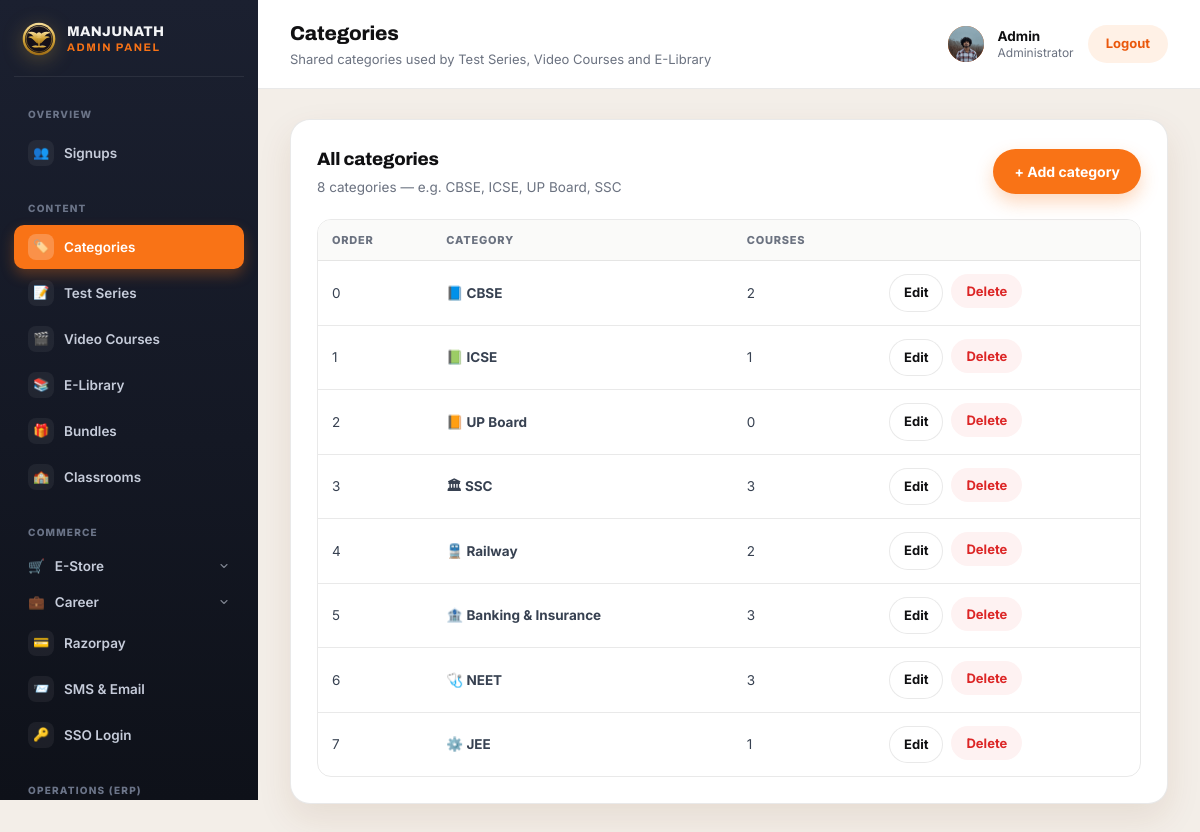
/panel/categories/ (signed in), run on the app's committed database.
### myapp/models.py (models this page shows, shortened)
class CustomUser(AbstractBaseUser, PermissionsMixin):
    GENDER_CHOICES = [
        ('male', 'Male'),
        ('female', 'Female'),
        ('other', 'Other'),
    ]
    name = models.CharField(max_length=150)
    email = models.EmailField(unique=True)
    number = models.CharField(max_length=15)
    age = models.PositiveIntegerField(null=True, blank=True)
    gender = models.CharField(max_length=10, choices=GENDER_CHOICES, blank=True)
    state = models.CharField(max_length=100, blank=True)
    city = models.CharField(max_length=100, blank=True)
    profile_picture = models.ImageField(upload_to='profile_pictures/', blank=True, null=True)
    is_active = models.BooleanField(default=True)
    is_staff = models.BooleanField(default=False)
    date_joined = models.DateTimeField(auto_now_add=True)
    objects = CustomUserManager()
    USERNAME_FIELD = 'email'
    REQUIRED_FIELDS = ['name', 'number']

class Category(models.Model):
    name = models.CharField(max_length=100, unique=True)
    icon = models.CharField(max_length=10, blank=True, help_text='Optional emoji icon, e.g. 📘')
    order = models.PositiveIntegerField(default=0)
    class Meta:
        ordering = ['order', 'name']
        verbose_name_plural = 'Categories'

### myapp/views.py (the view)
# urls.py: path('panel/categories/', views.panel_category_list, name='panel_category_list'),
@login_required(login_url='login')
@user_passes_test(_is_staff, login_url='login')
def panel_category_list(request):
    categories = Category.objects.all()
    return render(request, 'myapp/panel/category_list.html', {'categories': categories})

### myapp/context_processors.py (called while the page is built)
def site_settings(request):
    return {
        'site_settings': SiteSettings.load(),
        'top_notifications': Notification.objects.filter(is_active=True),
        'chatbot_settings': ChatbotSettings.load(),
        'chatbot_questions': ChatbotQuestion.objects.filter(is_active=True),
        'hero': HeroSection.load(),
        'daily_current_card': DailyUpdateCard.load(DailyUpdateCard.CURRENT_AFFAIRS),
        'daily_news_card': DailyUpdateCard.load(DailyUpdateCard.DAILY_NEWS),
        'pwa_settings': PWASettings.load(),
        'sso_settings': SSOSettings.load(),
    }

### myapp/models.py (called while the page is built)
    @classmethod
    def load(cls):
        obj, _ = cls.objects.get_or_create(pk=1)
        return obj

    @classmethod
    def load(cls):
        obj, _ = cls.objects.get_or_create(pk=1)
        return obj

    @classmethod
    def load(cls):
        obj, _ = cls.objects.get_or_create(pk=1)
        return obj

    @classmethod
    def load(cls, key):
        obj, _ = cls.objects.get_or_create(key=key, defaults={'key': key, **cls.DEFAULTS[key]})
        return obj

    @classmethod
    def load(cls):
        obj, _ = cls.objects.get_or_create(pk=1)
        return obj

    @classmethod
    def load(cls):
        obj, _ = cls.objects.get_or_create(pk=1)
        return obj

### myapp/views.py (called while the page is built)
def _is_staff(user):
    return user.is_authenticated and user.is_staff

### myapp/templates/myapp/panel/category_list.html (shortened to what this page needs)
{% extends "myapp/panel/base.html" %}
{% block page_title %}Categories{% endblock %}
{% block page_sub %}Shared categories used by Test Series, Video Courses and E-Library{% endblock %}
{% block nav_categories %}is-active{% endblock %}
{% block content %}
<div class="panel-card">
  <div class="panel-card-head">
    <div>
      <h2>All categories</h2>
      <p>{{ categories|length }} categor{{ categories|length|pluralize:"y,ies" }} — e.g. CBSE, ICSE, UP Board, SSC</p>
    </div>
    <a class="btn btn-primary" href="{% url 'panel_category_add' %}">+ Add category</a>
  </div>
  {% if categories %}
    <div class="panel-table-wrap">
      <table class="panel-table">
        <thead>
          <tr>
            <th>Order</th>
            <th>Category</th>
            <th>Courses</th>
            <th></th>
          </tr>
        </thead>
        <tbody>
          {% for category in categories %}
          <tr>
            <td>{{ category.order }}</td>
            <td class="panel-row-name">{% if category.icon %}{{ category.icon }} {% endif %}{{ category.name }}</td>
            <td>{{ category.courses.count }}</td>
            <td>
              <div class="category-actions">
                <a class="btn btn-ghost btn-sm" href="{% url 'panel_category_edit' category.pk %}">Edit</a>
                <form method="post" action="{% url 'panel_category_delete' category.pk %}" onsubmit="return confirm('Delete this category? Courses in it will become uncategorized.');">
                  <button type="submit" class="btn btn-danger btn-sm">Delete</button>
                </form>
              </div>
            </td>
          </tr>
          {% endfor %}
        </tbody>
      </table>
    </div>
  {% else %}
    <p class="panel-empty"><span class="panel-empty-ico">🏷️</span>No categories yet.</p>
  {% endif %}
</div>
{% endblock %}

### myapp/templates/myapp/panel/base.html (shortened to what this page needs)
<!DOCTYPE html>
<html lang="en">
<head>
</head>
<body>
<div class="panel-shell">
  <aside class="panel-sidebar">
    <div class="panel-brand">
      <span class="panel-crest" aria-hidden="true">
      </span>
      <span class="panel-brand-text"><span>MANJUNATH</span><span>Admin Panel</span></span>
    </div>
    <nav class="panel-nav">
      <p class="panel-nav-label">Overview</p>
      <a class="{% block nav_signups %}{% endblock %}" href="{% url 'panel_signups' %}">
        <span class="panel-nav-ico">👥</span> Signups
      </a>
      <p class="panel-nav-label">Content</p>
      <a class="{% block nav_categories %}{% endblock %}" href="{% url 'panel_category_list' %}">
        <span class="panel-nav-ico">🏷️</span> Categories
      </a>
      <a class="{% if course_type == 'test_series' %}is-active{% endif %}" href="{% url 'panel_course_list' 'test_series' %}">
        <span class="panel-nav-ico">📝</span> Test Series
      </a>
      <a class="{% if course_type == 'video_course' %}is-active{% endif %}" href="{% url 'panel_course_list' 'video_course' %}">
        <span class="panel-nav-ico">🎬</span> Video Courses
      </a>
      <a class="{% if course_type == 'elibrary' %}is-active{% endif %}" href="{% url 'panel_course_list' 'elibrary' %}">
        <span class="panel-nav-ico">📚</span> E-Library
      </a>
      <a class="{% block nav_bundles %}{% endblock %}" href="{% url 'panel_bundle_list' %}">
        <span class="panel-nav-ico">🎁</span> Bundles
      </a>
      <a class="{% block nav_classrooms %}{% endblock %}" href="{% url 'panel_classroom_list' %}">
        <span class="panel-nav-ico">🏫</span> Classrooms
      </a>
      <p class="panel-nav-label">Commerce</p>
      <div class="panel-nav-group {% block nav_store_open %}{% endblock %}">
        <button type="button" class="panel-nav-group-toggle {% block nav_store %}{% endblock %}">
          <span class="panel-nav-ico">🛒</span> E-Store
          <svg class="panel-nav-group-caret" viewBox="0 0 24 24" width="12" height="12" aria-hidden="true"><path d="m6 9 6 6 6-6" fill="none" stroke="currentColor" stroke-width="2.2" stroke-linecap="round" stroke-linejoin="round"/></svg>
        </button>
      </div>
      <div class="panel-nav-group {% block nav_career_open %}{% endblock %}">
        <button type="button" class="panel-nav-group-toggle {% block nav_career %}{% endblock %}">
          <span class="panel-nav-ico">💼</span> Career
          <svg class="panel-nav-group-caret" viewBox="0 0 24 24" width="12" height="12" aria-hidden="true"><path d="m6 9 6 6 6-6" fill="none" stroke="currentColor" stroke-width="2.2" stroke-linecap="round" stroke-linejoin="round"/></svg>
        </button>
      </div>
      <a class="{% block nav_razorpay %}{% endblock %}" href="{% url 'panel_razorpay_settings' %}">
        <span class="panel-nav-ico">💳</span> Razorpay
      </a>
      <a class="{% block nav_sms_email %}{% endblock %}" href="{% url 'panel_notification_provider_settings' %}">
        <span class="panel-nav-ico">📨</span> SMS &amp; Email
      </a>
      <a class="{% block nav_sso %}{% endblock %}" href="{% url 'panel_sso_settings' %}">
        <span class="panel-nav-ico">🔑</span> SSO Login
      </a>
      <p class="panel-nav-label">Operations (ERP)</p>
    </nav>
  </aside>
  <div class="panel-main">
    <header class="panel-topbar">
      <div id="panelPageTitle">
        <h1>{% block page_title %}Admin Panel{% endblock %}</h1>
        <p class="panel-topbar-sub">{% block page_sub %}{% endblock %}</p>
      </div>
      <div class="panel-user">
        {% if user.profile_picture %}
          <img class="panel-user-avatar" src="{{ user.profile_picture.url }}" alt="">
        {% else %}
          <span class="panel-user-avatar">{{ user.name|default:user.email|first|upper }}</span>
        {% endif %}
        <span class="panel-user-info">
          <strong>{{ user.name|default:user.email }}</strong>
          <span>Administrator</span>
        </span>
        <a class="panel-logout" href="{% url 'logout' %}">Logout</a>
      </div>
    </header>
    <main class="panel-content" id="panelContent">
      {% block content %}{% endblock %}
    </main>
  </div>
</div>
</body>
</html>

### data on the page
CustomUser: profile_picture (picture), name "Admin"
Category: order "0", icon "📘", name "CBSE", courses.count "2"
Category: order "1", icon "📗", name "ICSE", courses.count "1"
Category: order "2", icon "📙", name "UP Board", courses.count "0"
Category: order "3", icon "🏛", name "SSC", courses.count "3"
Category: order "4", icon "🚆", name "Railway", courses.count "2"
Category: order "5", icon "🏦", name "Banking & Insurance", courses.count "3"
Category: order "6", icon "🩺", name "NEET", courses.count "3"
Category: order "7", icon "⚙️", name "JEE", courses.count "1"

### other printed values
{{ categories|length }} "8"
